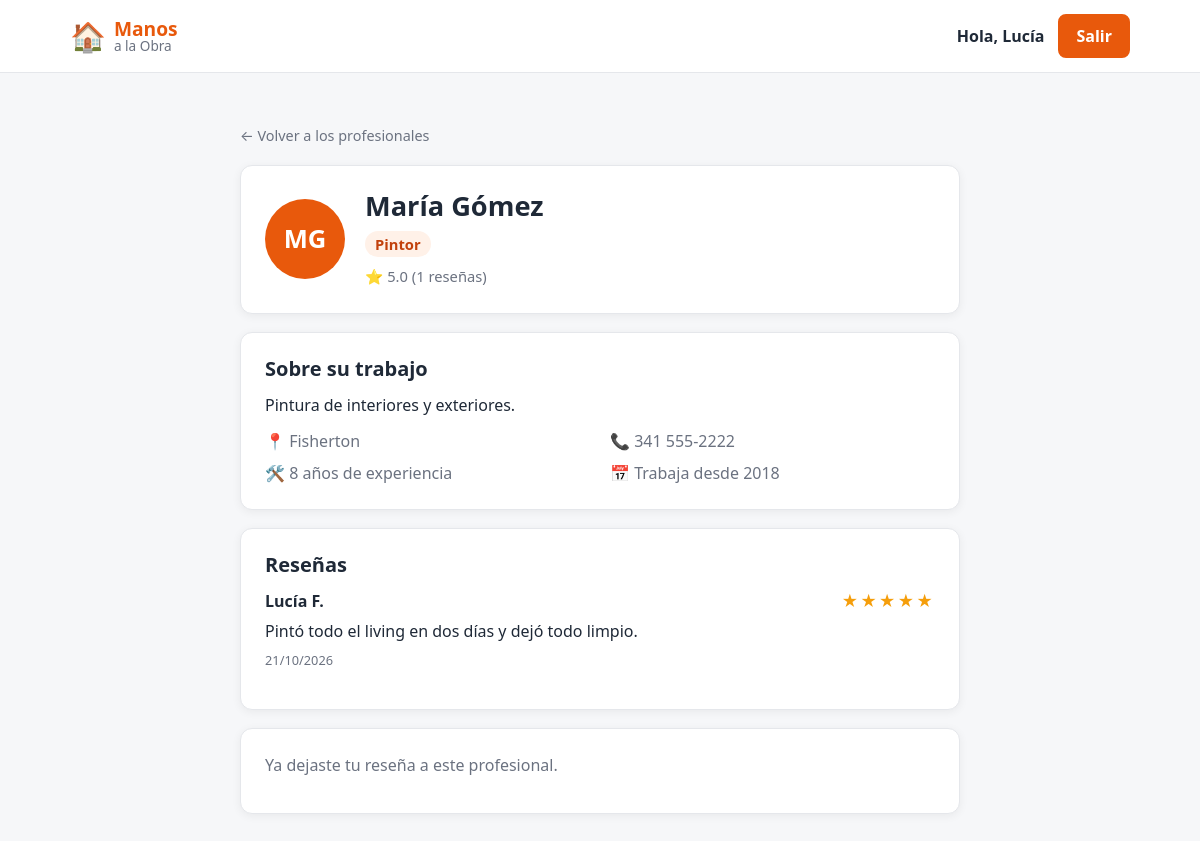
Screenshot of /perfil.php?id=2 (signed in) with the database file from the repository.
### tables this page shows
CREATE TABLE profesionales (
    id INT AUTO_INCREMENT PRIMARY KEY,
     
    nombre VARCHAR(60) NOT NULL,
    apellido VARCHAR(60) NOT NULL,
    email VARCHAR(120) NOT NULL UNIQUE,
    password VARCHAR(255) NOT NULL,
    iniciales VARCHAR(5) NOT NULL,
     
    oficio VARCHAR(60) NULL,
    descripcion VARCHAR(300) NULL,
    ubicacion VARCHAR(100) NULL,
    telefono VARCHAR(30) NULL,
    experiencia INT NULL,
    fecha_alta DATE NULL,
    fecha_baja DATE NULL,
     
     
    valoracion DECIMAL(2,1) DEFAULT 0,
    cantidad_resenas INT DEFAULT 0,
    creado_en TIMESTAMP DEFAULT CURRENT_TIMESTAMP
);

CREATE TABLE resenas (
    id INT AUTO_INCREMENT PRIMARY KEY,
    profesional_id INT NOT NULL,
    cliente_id INT NOT NULL,
    puntaje TINYINT NOT NULL,                 
    comentario VARCHAR(300) NOT NULL,
    creado_en TIMESTAMP DEFAULT CURRENT_TIMESTAMP,
    FOREIGN KEY (profesional_id) REFERENCES profesionales(id) ON DELETE CASCADE,
    FOREIGN KEY (cliente_id) REFERENCES clientes(id) ON DELETE CASCADE,
    UNIQUE (profesional_id, cliente_id)
);

CREATE TABLE clientes (
    id INT AUTO_INCREMENT PRIMARY KEY,
    nombre VARCHAR(60) NOT NULL,
    apellido VARCHAR(60) NOT NULL,
    email VARCHAR(120) NOT NULL UNIQUE,
    password VARCHAR(255) NOT NULL,           
    creado_en TIMESTAMP DEFAULT CURRENT_TIMESTAMP
);

### perfil.php (the view, shortened to what this page needs)
<?php
require "config.php";
$id = (int) ($_GET["id"] ?? 0);
$es_cliente = ($_SESSION["usuario_tipo"] ?? "") === "cliente";
$consulta = $conexion->prepare(
    "SELECT * FROM profesionales
     WHERE id = ?
       AND oficio IS NOT NULL
       AND (fecha_baja IS NULL OR fecha_baja >= CURDATE())"
);
$consulta->bind_param("i", $id);
$consulta->execute();
$profesional = $consulta->get_result()->fetch_assoc();
$resenas = [];
$ya_reseno = false;
if ($profesional) {
    $consulta = $conexion->prepare(
        "SELECT resenas.puntaje, resenas.comentario, resenas.creado_en, resenas.cliente_id,
                clientes.nombre, clientes.apellido
         FROM resenas
         JOIN clientes ON clientes.id = resenas.cliente_id
         WHERE resenas.profesional_id = ?
         ORDER BY resenas.creado_en DESC, resenas.id DESC"
    );
    $consulta->bind_param("i", $id);
    $consulta->execute();
    $resenas = $consulta->get_result()->fetch_all(MYSQLI_ASSOC);
    foreach ($resenas as $r) {
        if ($es_cliente && $r["cliente_id"] == $_SESSION["usuario_id"]) {
            $ya_reseno = true;
        }
    }
}
function estrellas($puntaje) {
    $llenas = (int) round($puntaje);
    return str_repeat("★", $llenas) . str_repeat("☆", 5 - $llenas);
}
?>
<!DOCTYPE html>
<html lang="es">
<head>
    <link rel="stylesheet" href="style.css">
</head>
<body>
    <header class="header-principal">
        <div class="barra-superior">
            <a href="index.php" class="logo">
                <span class="logo-icono">🏠</span>
                <span class="logo-texto"><strong>Manos</strong><span>a la Obra</span></span>
            </a>
            <div class="acciones">
                <?php if (isset($_SESSION["usuario_nombre"])): ?>
                    <span class="link-ingresar">Hola, <?php echo htmlspecialchars($_SESSION["usuario_nombre"]); ?></span>
                    <a href="logout.php" class="btn-publicar">Salir</a>
                <?php else: ?>
                    <a href="login.php" class="link-ingresar">Ingresar</a>
                    <a href="registro.php" class="btn-publicar">Crear cuenta</a>
                <?php endif; ?>
            </div>
        </div>
    </header>
    <main class="seccion">
        <div class="contenedor contenedor-angosto">
            <a href="index.php#profesionales" class="volver">← Volver a los profesionales</a>
            <?php if (!$profesional): ?>
                <div class="perfil-caja">
                    <h1>Perfil no disponible</h1>
                    <p>Este profesional no existe o ya no está en actividad.</p>
                </div>
            <?php else: ?>
                <div class="perfil-caja perfil-cabecera">
                    <div class="profesional-avatar perfil-avatar"><?php echo htmlspecialchars($profesional["iniciales"]); ?></div>
                    <div class="profesional-info">
                        <h1><?php echo htmlspecialchars($profesional["nombre"] . " " . $profesional["apellido"]); ?></h1>
                        <p class="oficio"><?php echo htmlspecialchars($profesional["oficio"]); ?></p>
                        <p class="valoracion">⭐ <?php echo $profesional["valoracion"]; ?> (<?php echo $profesional["cantidad_resenas"]; ?> reseñas)</p>
                    </div>
                </div>
                <div class="perfil-caja">
                    <h2>Sobre su trabajo</h2>
                    <p><?php echo htmlspecialchars($profesional["descripcion"] ?? ""); ?></p>
                    <ul class="perfil-datos">
                        <li>📍 <?php echo htmlspecialchars($profesional["ubicacion"] ?? ""); ?></li>
                        <li>📞 <?php echo htmlspecialchars($profesional["telefono"] ?? ""); ?></li>
                        <li>🛠️ <?php echo (int) $profesional["experiencia"]; ?> años de experiencia</li>
                        <?php if (!empty($profesional["fecha_alta"])): ?>
                            <li>📅 Trabaja desde <?php echo date("Y", strtotime($profesional["fecha_alta"])); ?></li>
                        <?php endif; ?>
                    </ul>
                </div>
                <div class="perfil-caja" id="resenas">
                    <h2>Reseñas</h2>
                    <?php foreach ($resenas as $r): ?>
                        <div class="resena">
                            <div class="resena-encabezado">
                                <strong><?php echo htmlspecialchars($r["nombre"] . " " . mb_substr($r["apellido"], 0, 1) . "."); ?></strong>
                                <span class="estrellas" aria-label="<?php echo $r["puntaje"]; ?> de 5"><?php echo estrellas($r["puntaje"]); ?></span>
                            </div>
                            <p><?php echo htmlspecialchars($r["comentario"]); ?></p>
                            <span class="resena-fecha"><?php echo date("d/m/Y", strtotime($r["creado_en"])); ?></span>
                        </div>
                    <?php endforeach; ?>
                </div>
                <div class="perfil-caja">
                    <?php if (!isset($_SESSION["usuario_id"])): ?>
                        <p class="texto-suave">¿Trabajaste con <?php echo htmlspecialchars($profesional["nombre"]); ?>?
                            <a href="login.php">Ingresá</a> con tu cuenta de cliente para dejar una reseña.</p>
                    <?php elseif (!$es_cliente): ?>
                        <p class="texto-suave">Solo los clientes pueden dejar reseñas.</p>
                    <?php elseif ($ya_reseno): ?>
                        <p class="texto-suave">Ya dejaste tu reseña a este profesional.</p>
                    <?php endif; ?>
                </div>
            <?php endif; ?>
        </div>
    </main>
</body>
</html>

### style.css (style rules this page uses)
:root { --primario: #e8590c; --primario-oscuro: #c2410c; --primario-suave: #fff1e8; --texto: #1f2937; --texto-suave: #6b7280; --fondo: #f6f7f9; --blanco: #ffffff; --borde: #e5e7eb; --oscuro: #1e293b; --radio: 12px; --sombra: 0 2px 10px rgba(0, 0, 0, 0.06); }
* { box-sizing: border-box; }
body { margin: 0; font-family: system-ui, -apple-system, "Segoe UI", Roboto, Arial, sans-serif; color: var(--texto); background: var(--fondo); line-height: 1.5; }
a { color: var(--primario); }
h1, h2, h3 { line-height: 1.2; }
.contenedor { max-width: 1100px; margin: 0 auto; padding: 0 20px; }
.boton, .btn-publicar { display: inline-block; padding: 10px 20px; border-radius: 8px; font-weight: 600; text-decoration: none; border: 2px solid var(--primario); transition: background 0.2s, color 0.2s; cursor: pointer; }
.boton-lleno, .btn-publicar { background: var(--primario); color: var(--blanco); }
.header-principal { background: var(--blanco); border-bottom: 1px solid var(--borde); position: sticky; top: 0; z-index: 10; }
.barra-superior { max-width: 1100px; margin: 0 auto; padding: 14px 20px; display: flex; align-items: center; gap: 20px; }
.logo { display: flex; align-items: center; gap: 8px; text-decoration: none; color: var(--texto); flex-shrink: 0; }
.logo-icono { font-size: 1.8rem; }
.logo-texto { display: flex; flex-direction: column; line-height: 1.1; }
.logo-texto strong { font-size: 1.2rem; color: var(--primario); }
.logo-texto span { font-size: 0.85rem; color: var(--texto-suave); }
.acciones { display: flex; align-items: center; gap: 14px; margin-left: auto; }
.link-ingresar { color: var(--texto); text-decoration: none; font-weight: 600; }
.acciones .btn-publicar { padding: 8px 16px; }
.seccion { padding: 50px 0; }
.profesional-avatar { width: 56px; height: 56px; border-radius: 50%; background: var(--primario); color: var(--blanco); font-weight: 700; font-size: 1.2rem; display: flex; align-items: center; justify-content: center; flex-shrink: 0; }
.profesional-info { flex: 1; min-width: 0; }
.profesional-info p { margin: 2px 0; font-size: 0.92rem; color: var(--texto-suave); }
.profesional-info .oficio { display: inline-block; background: var(--primario-suave); color: var(--primario-oscuro); font-weight: 600; padding: 2px 10px; border-radius: 20px; margin-bottom: 6px; }
.contenedor-angosto { max-width: 760px; }
.perfil-caja { background: var(--blanco); border: 1px solid var(--borde); border-radius: var(--radio); padding: 24px; box-shadow: var(--sombra); margin-top: 18px; }
.perfil-caja h1 { margin: 0 0 6px; font-size: 1.7rem; }
.perfil-caja h2 { margin: 0 0 12px; font-size: 1.25rem; }
.perfil-caja > p { margin: 0 0 12px; }
.perfil-cabecera { display: flex; gap: 20px; align-items: center; }
.perfil-avatar { width: 80px; height: 80px; font-size: 1.6rem; }
.perfil-datos { list-style: none; margin: 0; padding: 0; display: grid; grid-template-columns: repeat(2, 1fr); gap: 8px 20px; color: var(--texto-suave); }
.texto-suave { color: var(--texto-suave); margin: 0; }
.resena { padding: 14px 0; border-top: 1px solid var(--borde); }
.resena:first-of-type { border-top: none; padding-top: 0; }
.resena p { margin: 6px 0 4px; }
.resena-encabezado { display: flex; justify-content: space-between; align-items: center; gap: 10px; }
.estrellas { color: #f59e0b; letter-spacing: 2px; }
.resena-fecha { font-size: 0.8rem; color: var(--texto-suave); }
.volver { color: var(--texto-suave); text-decoration: none; font-size: 0.9rem; align-self: flex-start; }

### rows the page displays
profesionales: iniciales "MG", nombre+apellido "María Gómez", oficio "Pintor", valoracion "5.0", cantidad_resenas "1", descripcion "Pintura de interiores y exteriores.", ubicacion "Fisherton", telefono "341 555-2222", experiencia "8", fecha_alta "2018"
resenas: cliente.apellido "Lucía F.", puntaje "★★★★★", comentario "Pintó todo el living en dos días y dejó todo limpio.", creado_en "21/10/2026"

### other values shown
$_SESSION["usuario_nombre"] "Lucía"
